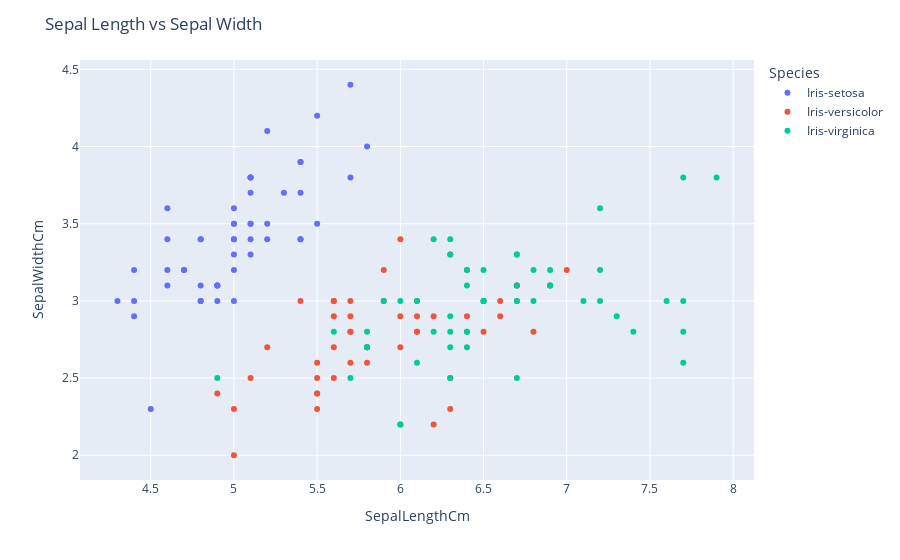

Notebook source saved alongside this figure:
### Markdown cell above
# Data Analysis and Visualization

### Code cell
fig = px.scatter(data_frame=df,x='SepalLengthCm',y='SepalWidthCm' , color='Species')
fig.update_layout(title='Sepal Length vs Sepal Width')
fig.show()

### Figure 1 — Plotly figure (JSON) as saved in the notebook; plotly's stock layout.template omitted (floating-point values rounded to 4 significant figures)
{"data": [{"hovertemplate": "Species=Iris-setosa<br>SepalLengthCm=%{x}<br>SepalWidthCm=%{y}<extra></extra>", "legendgroup": "Iris-setosa", "marker": {"color": "#636efa", "symbol": "circle"}, "mode": "markers", "name": "Iris-setosa", "orientation": "v", "showlegend": true, "type": "scatter", "x": [5.1, 4.9, 4.7, 4.6, 5, 5.4, 4.6, 5, 4.4, 4.9, 5.4, 4.8, 4.8, 4.3, 5.8, 5.7, 5.4, 5.1, 5.7, 5.1, 5.4, 5.1, 4.6, 5.1, 4.8, 5, 5, 5.2, 5.2, 4.7, 4.8, 5.4, 5.2, 5.5, 4.9, 5, 5.5, 4.9, 4.4, 5.1, 5, 4.5, 4.4, 5, 5.1, 4.8, 5.1, 4.6, 5.3, 5], "xaxis": "x", "y": [3.5, 3, 3.2, 3.1, 3.6, 3.9, 3.4, 3.4, 2.9, 3.1, 3.7, 3.4, 3, 3, 4, 4.4, 3.9, 3.5, 3.8, 3.8, 3.4, 3.7, 3.6, 3.3, 3.4, 3, 3.4, 3.5, 3.4, 3.2, 3.1, 3.4, 4.1, 4.2, 3.1, 3.2, 3.5, 3.1, 3, 3.4, 3.5, 2.3, 3.2, 3.5, 3.8, 3, 3.8, 3.2, 3.7, 3.3], "yaxis": "y"}, {"hovertemplate": "Species=Iris-versicolor<br>SepalLengthCm=%{x}<br>SepalWidthCm=%{y}<extra></extra>", "legendgroup": "Iris-versicolor", "marker": {"color": "#EF553B", "symbol": "circle"}, "mode": "markers", "name": "Iris-versicolor", "orientation": "v", "showlegend": true, "type": "scatter", "x": [7, 6.4, 6.9, 5.5, 6.5, 5.7, 6.3, 4.9, 6.6, 5.2, 5, 5.9, 6, 6.1, 5.6, 6.7, 5.6, 5.8, 6.2, 5.6, 5.9, 6.1, 6.3, 6.1, 6.4, 6.6, 6.8, 6.7, 6, 5.7, 5.5, 5.5, 5.8, 6, 5.4, 6, 6.7, 6.3, 5.6, 5.5, 5.5, 6.1, 5.8, 5, 5.6, 5.7, 5.7, 6.2, 5.1, 5.7], "xaxis": "x", "y": [3.2, 3.2, 3.1, 2.3, 2.8, 2.8, 3.3, 2.4, 2.9, 2.7, 2, 3, 2.2, 2.9, 2.9, 3.1, 3, 2.7, 2.2, 2.5, 3.2, 2.8, 2.5, 2.8, 2.9, 3, 2.8, 3, 2.9, 2.6, 2.4, 2.4, 2.7, 2.7, 3, 3.4, 3.1, 2.3, 3, 2.5, 2.6, 3, 2.6, 2.3, 2.7, 3, 2.9, 2.9, 2.5, 2.8], "yaxis": "y"}, {"hovertemplate": "Species=Iris-virginica<br>SepalLengthCm=%{x}<br>SepalWidthCm=%{y}<extra></extra>", "legendgroup": "Iris-virginica", "marker": {"color": "#00cc96", "symbol": "circle"}, "mode": "markers", "name": "Iris-virginica", "orientation": "v", "showlegend": true, "type": "scatter", "x": [6.3, 5.8, 7.1, 6.3, 6.5, 7.6, 4.9, 7.3, 6.7, 7.2, 6.5, 6.4, 6.8, 5.7, 5.8, 6.4, 6.5, 7.7, 7.7, 6, 6.9, 5.6, 7.7, 6.3, 6.7, 7.2, 6.2, 6.1, 6.4, 7.2, 7.4, 7.9, 6.4, 6.3, 6.1, 7.7, 6.3, 6.4, 6, 6.9, 6.7, 6.9, 5.8, 6.8, 6.7, 6.7, 6.3, 6.5, 6.2, 5.9], "xaxis": "x", "y": [3.3, 2.7, 3, 2.9, 3, 3, 2.5, 2.9, 2.5, 3.6, 3.2, 2.7, 3, 2.5, 2.8, 3.2, 3, 3.8, 2.6, 2.2, 3.2, 2.8, 2.8, 2.7, 3.3, 3.2, 2.8, 3, 2.8, 3, 2.8, 3.8, 2.8, 2.8, 2.6, 3, 3.4, 3.1, 3, 3.1, 3.1, 3.1, 2.7, 3.2, 3.3, 3, 2.5, 3, 3.4, 3], "yaxis": "y"}], "layout": {"legend": {"title": {"text": "Species"}, "tracegroupgap": 0}, "margin": {"t": 60}, "title": {"text": "Sepal Length vs Sepal Width"}, "xaxis": {"anchor": "y", "domain": [0, 1], "title": {"text": "SepalLengthCm"}}, "yaxis": {"anchor": "x", "domain": [0, 1], "title": {"text": "SepalWidthCm"}}}}
